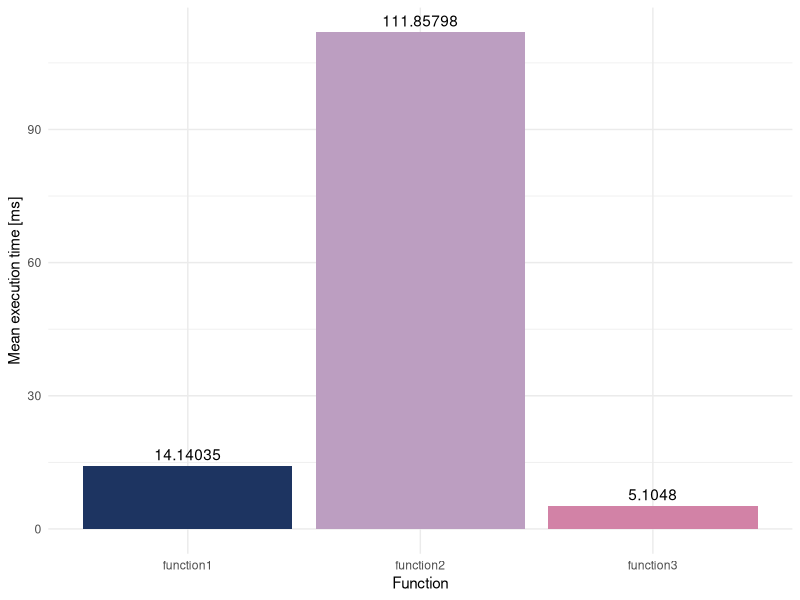
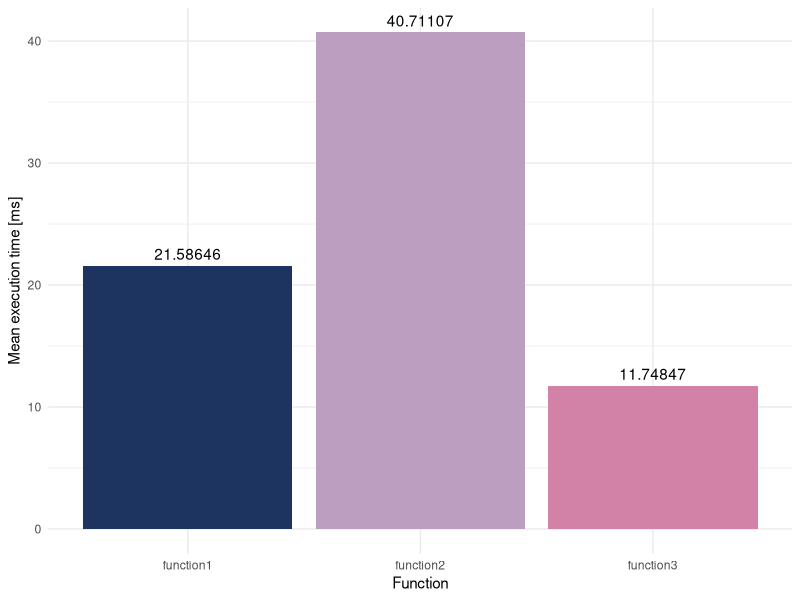
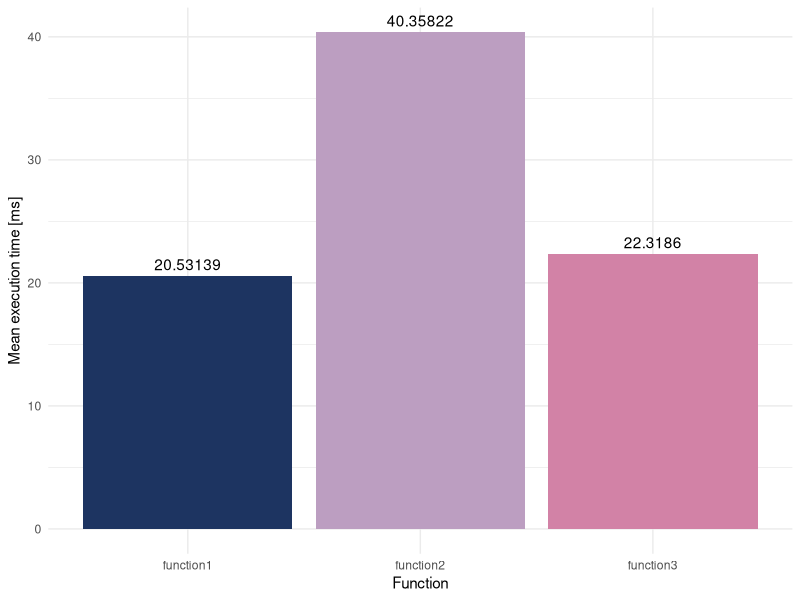
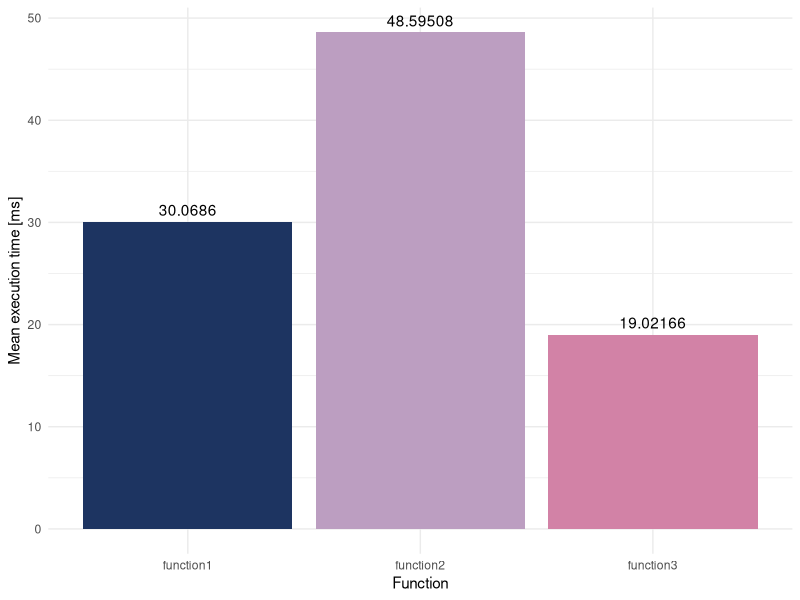
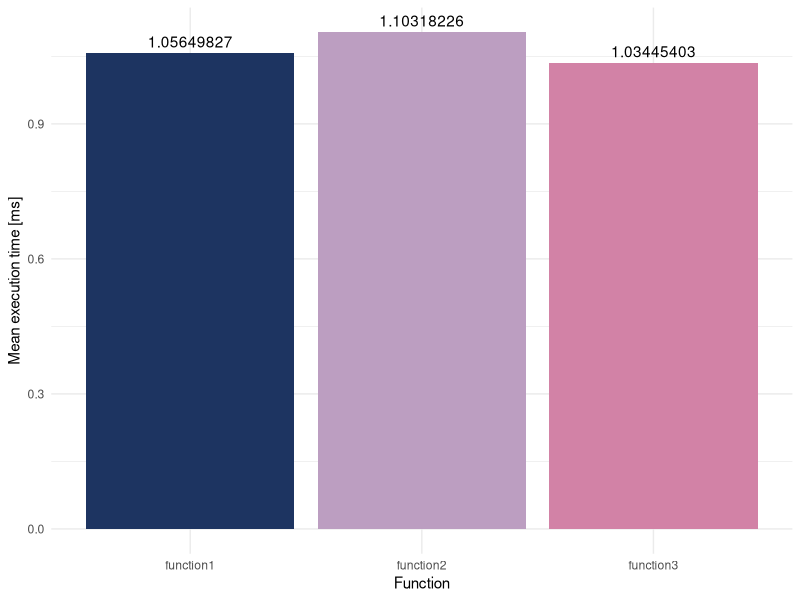
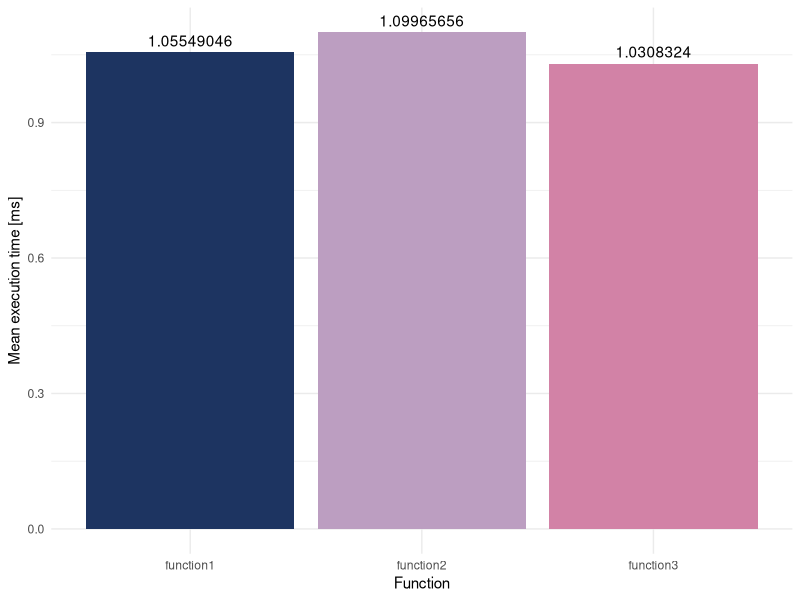
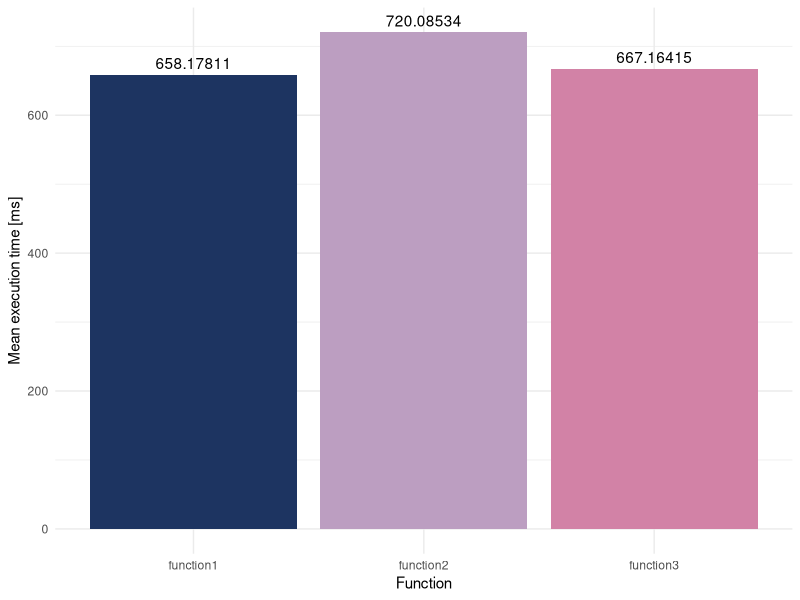

R code for these plots, in order:
## ---- chunk 1
knitr::opts_chunk$set(echo = TRUE)
## ---- chunk 2
makeNseFunction1 <- function(fun) {
  function(data, elementOrFormula, ...) {
    functionEnvironment = environment()
    
    if (as.character(substitute(elementOrFormula)) %in% names(data)) {
      argument = data[[deparse(substitute(elementOrFormula))]]
    } else {
      allVariables = all.vars(elementOrFormula)
      for (variable in allVariables) {
        assign(variable, eval(as.name(variable), data), envir = functionEnvironment)
      }
      argument = elementOrFormula
      environment(argument) = functionEnvironment
    }
    fun(argument, ...)
  }
} 

makeNseFunction2 <- function(fun) {
  function(data, elementOrFormula, ...) {
    library(rlang)
    
    functionEnvironment = environment()

    if (as.character(substitute(elementOrFormula)) %in% names(data)) {
      elementOrFormula = substitute(elementOrFormula)
      argument = eval(enexpr(elementOrFormula), data)
    } else {
      allVariables = all.vars(elementOrFormula)
      for (variable in allVariables) {
        assign(variable, eval(as.name(variable), data))
      }
      argument = elementOrFormula
      environment(argument) = functionEnvironment
    }
    fun(argument, ...)
  }
}

makeNseFunction3 <- function(fun) {
  function(data, elementOrFormula, ...) {
    functionEnvironment = environment()
    
    if (as.character(substitute(elementOrFormula)) %in% names(data)) {
      argument = eval(substitute(elementOrFormula), data)
    } else {
      allVariables = all.vars(elementOrFormula)
      for (variable in allVariables) {
        assign(variable, eval(as.name(variable), data))
      }
      argument = elementOrFormula
      environment(argument) = functionEnvironment
    }
    fun(argument, ...)
  }
} 
## ---- chunk 3
myList = list(a = 1, b = 2, c = 3)
myList$a
## ---- chunk 4
myList = list(a = 1, b = 2, c = 3)
myFunction = function(a, myList){
  myList$a
}

myFunction(a, myList)
## ---- chunk 5
myList = list(a = 1, b = 2, c = 3)
myFunction = function(a, myList){
  myList$a
}

myFunction(b, myList)
## ---- chunk 6
myList = list(a = 1, b = 2, c = 3)
myFunction = function(a, myList){
  eval(substitute(a), myList)
}

myFunction(b, myList)
## ---- chunk 7
myList$a
## ---- chunk 8
testedFunction = min
datasetSize = 100
dataset = list(a = sample(x = 1:100, size = datasetSize, replace = TRUE))
## ---- chunk 9
library(microbenchmark)
library(ggplot2)

results = data.frame()
functionNse <- makeNseFunction1(testedFunction)
results = rbind(results, microbenchmark(
  function1 = functionNse(data = dataset, a)
))
functionNse <- makeNseFunction2(testedFunction)
results = rbind(results, microbenchmark(
  function2 = functionNse(data = dataset, a)
))
functionNse <- makeNseFunction3(testedFunction)
results = rbind(results, microbenchmark(
  function3 = functionNse(data = dataset, a)
))

ggplot(data = summary(results), aes(x = expr, y = mean, fill = expr))+
  geom_bar(stat = "identity") + 
  geom_text(aes(x=expr,y=mean,label=mean),vjust=-.5) +
  xlab("Function") + 
  ylab("Mean execution time [ms]") +
  scale_fill_manual(values = c("#1D3461", "#BC9EC1", "#D282A6")) +
  theme_minimal() +
  theme(legend.position = "none")
## ---- chunk 10
testedFunction = min
datasetSize = 10000
dataset = list(a = sample(x = 1:100, size = datasetSize, replace = TRUE))
## ---- chunk 11
library(microbenchmark)
library(ggplot2)

results = data.frame()
functionNse <- makeNseFunction1(testedFunction)
results = rbind(results, microbenchmark(
  function1 = functionNse(data = dataset, a)
))
functionNse <- makeNseFunction2(testedFunction)
results = rbind(results, microbenchmark(
  function2 = functionNse(data = dataset, a)
))
functionNse <- makeNseFunction3(testedFunction)
results = rbind(results, microbenchmark(
  function3 = functionNse(data = dataset, a)
))

ggplot(data = summary(results), aes(x = expr, y = mean, fill = expr))+
  geom_bar(stat = "identity") + 
  geom_text(aes(x=expr,y=mean,label=mean),vjust=-.5) +
  xlab("Function") + 
  ylab("Mean execution time [ms]") +
  scale_fill_manual(values = c("#1D3461", "#BC9EC1", "#D282A6")) +
  theme_minimal() +
  theme(legend.position = "none")
## ---- chunk 12
testedFunction = max
datasetSize = 10000
dataset = list(a = sample(x = 1:100, size = datasetSize, replace = TRUE))
## ---- chunk 13
library(microbenchmark)
library(ggplot2)

results = data.frame()
functionNse <- makeNseFunction1(testedFunction)
results = rbind(results, microbenchmark(
  function1 = functionNse(data = dataset, a)
))
functionNse <- makeNseFunction2(testedFunction)
results = rbind(results, microbenchmark(
  function2 = functionNse(data = dataset, a)
))
functionNse <- makeNseFunction3(testedFunction)
results = rbind(results, microbenchmark(
  function3 = functionNse(data = dataset, a)
))

ggplot(data = summary(results), aes(x = expr, y = mean, fill = expr))+
  geom_bar(stat = "identity") + 
  geom_text(aes(x=expr,y=mean,label=mean),vjust=-.5) +
  xlab("Function") + 
  ylab("Mean execution time [ms]") +
  scale_fill_manual(values = c("#1D3461", "#BC9EC1", "#D282A6")) +
  theme_minimal() +
  theme(legend.position = "none")
## ---- chunk 14
testedFunction = mean
datasetSize = 10000
dataset = list(a = sample(x = 1:100, size = datasetSize, replace = TRUE))
## ---- chunk 15
library(microbenchmark)
library(ggplot2)

results = data.frame()
functionNse <- makeNseFunction1(testedFunction)
results = rbind(results, microbenchmark(
  function1 = functionNse(data = dataset, a)
))
functionNse <- makeNseFunction2(testedFunction)
results = rbind(results, microbenchmark(
  function2 = functionNse(data = dataset, a)
))
functionNse <- makeNseFunction3(testedFunction)
results = rbind(results, microbenchmark(
  function3 = functionNse(data = dataset, a)
))

ggplot(data = summary(results), aes(x = expr, y = mean, fill = expr))+
  geom_bar(stat = "identity") + 
  geom_text(aes(x=expr,y=mean,label=mean),vjust=-.5) +
  xlab("Function") + 
  ylab("Mean execution time [ms]") +
  scale_fill_manual(values = c("#1D3461", "#BC9EC1", "#D282A6")) +
  theme_minimal() +
  theme(legend.position = "none")
## ---- chunk 16
testedFunction = mean
datasetSize = 1000000
dataset = list(a = sample(x = 1:100, size = datasetSize, replace = TRUE))
## ---- chunk 17
library(microbenchmark)
library(ggplot2)

results = data.frame()
functionNse <- makeNseFunction1(testedFunction)
results = rbind(results, microbenchmark(
  function1 = functionNse(data = dataset, a)
))
functionNse <- makeNseFunction2(testedFunction)
results = rbind(results, microbenchmark(
  function2 = functionNse(data = dataset, a)
))
functionNse <- makeNseFunction3(testedFunction)
results = rbind(results, microbenchmark(
  function3 = functionNse(data = dataset, a)
))

ggplot(data = summary(results), aes(x = expr, y = mean, fill = expr))+
  geom_bar(stat = "identity") + 
  geom_text(aes(x=expr,y=mean,label=mean),vjust=-.5) +
  xlab("Function") + 
  ylab("Mean execution time [ms]") +
  scale_fill_manual(values = c("#1D3461", "#BC9EC1", "#D282A6")) +
  theme_minimal() +
  theme(legend.position = "none")
## ---- chunk 18
testedFunction = mean
datasetSize = 1000000
dataset = list(a = sample(x = 1:100, size = datasetSize, replace = TRUE))
## ---- chunk 19
library(microbenchmark)
library(ggplot2)

results = data.frame()
functionNse <- makeNseFunction1(testedFunction)
results = rbind(results, microbenchmark(
  function1 = functionNse(data = dataset, a)
))
functionNse <- makeNseFunction2(testedFunction)
results = rbind(results, microbenchmark(
  function2 = functionNse(data = dataset, a)
))
functionNse <- makeNseFunction3(testedFunction)
results = rbind(results, microbenchmark(
  function3 = functionNse(data = dataset, a)
))

ggplot(data = summary(results), aes(x = expr, y = mean, fill = expr))+
  geom_bar(stat = "identity") + 
  geom_text(aes(x=expr,y=mean,label=mean),vjust=-.5) +
  xlab("Function") + 
  ylab("Mean execution time [ms]") +
  scale_fill_manual(values = c("#1D3461", "#BC9EC1", "#D282A6")) +
  theme_minimal() +
  theme(legend.position = "none")
## ---- chunk 20
testedFunction = lm
datasetSize = 100
dataset = list(x = sample(x = 1:100, size = datasetSize, replace = TRUE), y = sample(x = 1:100, size = datasetSize, replace = TRUE))
formula = x ~ y
## ---- chunk 21
library(microbenchmark)
library(ggplot2)

results = data.frame()
functionNse <- makeNseFunction1(testedFunction)
results = rbind(results, microbenchmark(
  function1 = functionNse(data = dataset, formula)
))
functionNse <- makeNseFunction2(testedFunction)
results = rbind(results, microbenchmark(
  function2 = functionNse(data = dataset, formula)
))
functionNse <- makeNseFunction3(testedFunction)
results = rbind(results, microbenchmark(
  function3 = functionNse(data = dataset, formula)
))

ggplot(data = summary(results), aes(x = expr, y = mean, fill = expr))+
  geom_bar(stat = "identity") + 
  geom_text(aes(x=expr,y=mean,label=mean),vjust=-.5) +
  xlab("Function") + 
  ylab("Mean execution time [ms]") +
  scale_fill_manual(values = c("#1D3461", "#BC9EC1", "#D282A6")) +
  theme_minimal() +
  theme(legend.position = "none")
